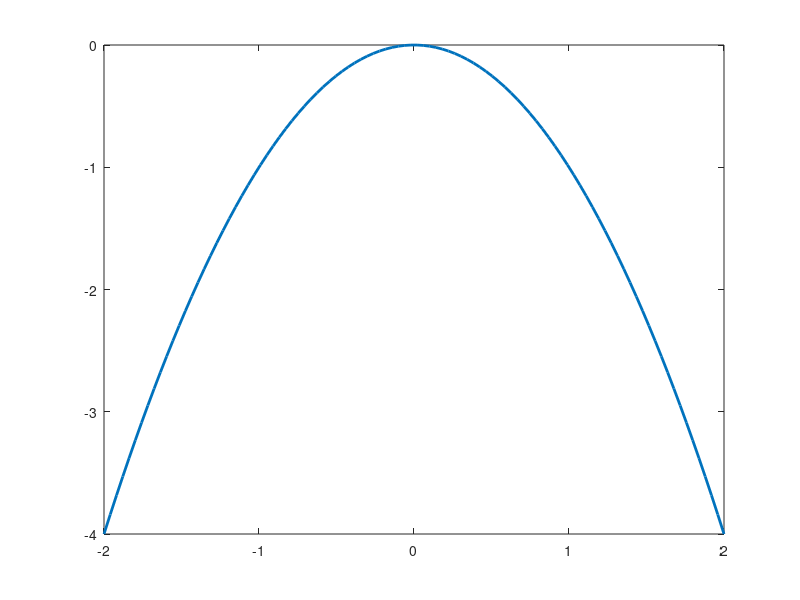

This chart was generated by the following MATLAB code: (Note: this script raises an error after producing the figure.)

clf
xl = linspace(-2,2);

ax = plot(xl,-xl.^2,'LineWidth',2);
ax.Parent.FontSize = 15;
hold on

plot(xl,xl,'LineWidth',2)
plot(xl,-xl,'LineWidth',2)

xlim([-2 2])
ylim([-2 2])

ylabel('$H^*(f)$','Interpreter','latex')
xlabel('$f$','Interpreter','latex')
yline(0)
xline(-1,'LineWidth',2)
xline(1,'LineWidth',2)
legend({'$\mathcal{L}[f] = -f^2$','$\mathcal{L}[f] = +f$','$\mathcal{L}[f] = -f$'},'Interpreter','latex')


print('../docs/D0002-FullReport/img/bang-bang.eps','-depsc')
print('../docs/S0001-Resumen-19-11-2020/imgs/bang-bang.eps','-depsc')
